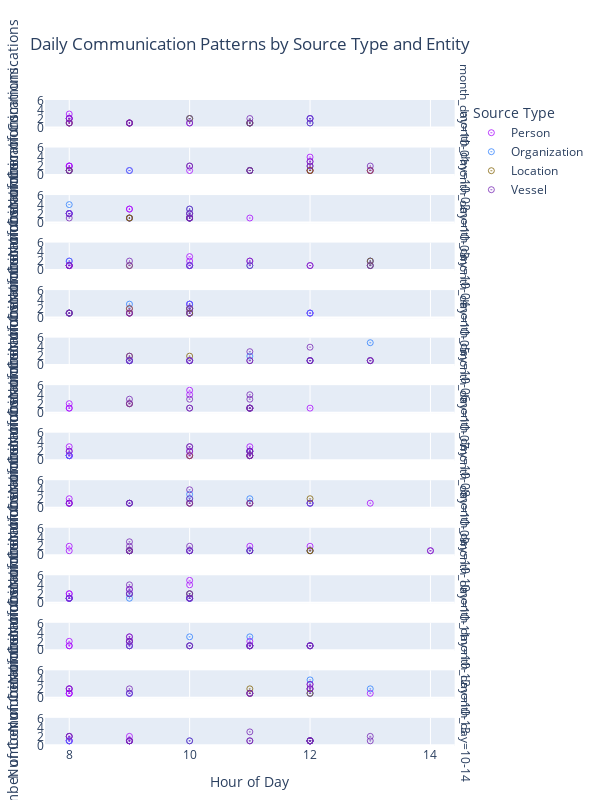

Source (notebook cell):
### Code cell
from plotly.validators.scatter.marker import SymbolValidator

# Create DataFrame from the sample data
df = pd.DataFrame(communications_data)

# Extract sub_type from source_attrs
df['sub_type'] = df['source_attrs'].apply(lambda x: x.get('sub_type', 'Unknown'))

# Process timestamp to extract date, month_day, and hour_of_day
df['timestamp'] = pd.to_datetime(df['timestamp'])
df['date'] = df['timestamp'].dt.date
df['hour_of_day'] = df['timestamp'].dt.hour
df['month_day'] = df['date'].apply(lambda x: f"{x.month:02d}-{x.day:02d}")

# Generate available symbols
validator = SymbolValidator()
raw_symbols = validator.values

namestems = []
namevariants = []
symbols_list = []

for i in range(0, len(raw_symbols), 3):
    if i + 2 < len(raw_symbols):
        name = raw_symbols[i + 2]
        symbols_list.append(raw_symbols[i])
        namestems.append(name.replace("-open", "").replace("-dot", ""))
        namevariants.append(name[len(namestems[-1]):])

# Aggregate data
aggregated_df = df.groupby(['date', 'month_day', 'source', 'sub_type', 'hour_of_day']).size().reset_index(name='count')

# Assign symbols to sources within each subtype
unique_subtypes = aggregated_df['sub_type'].unique()
unique_sources = aggregated_df['source'].unique()

source_symbol_map = {}
for st in unique_subtypes:
    sources_in_st = aggregated_df[aggregated_df['sub_type'] == st]['source'].unique()
    for i, source in enumerate(sources_in_st):
        symbol_index = i % len(symbols_list)
        source_symbol_map[(st, source)] = symbols_list[symbol_index]

# Map symbols to the DataFrame
aggregated_df['symbol'] = aggregated_df.apply(lambda row: source_symbol_map.get((row['sub_type'], row['source']), 'circle'), axis=1)

# Create scatter plot with custom symbols and colors
subtype_colors = {subtype: color for subtype, color in zip(unique_subtypes, px.colors.qualitative.Alphabet[:len(unique_subtypes)])}

fig = px.scatter(aggregated_df, x='hour_of_day', y='count',
                    facet_row='month_day',
                    color='sub_type',
                    labels={'hour_of_day': 'Hour of Day',
                        'count': 'Number of Communications',
                        'sub_type': 'Source Type'},
                    title='Daily Communication Patterns by Source Type and Entity',
                    opacity=0.8,
                    color_discrete_map=subtype_colors)

# Update marker symbols for each source
for name, group in aggregated_df.groupby('source'):
    fig.update_traces(marker=dict(symbol=group['symbol'].iloc[0]))

# Customize layout and appearance
fig.update_layout(
    showlegend=True,
    margin=dict(l=40, r=40, t=100, b=40),
    height=800,
    width=600
)

# Remove y-axis grid lines
fig.update_yaxes(showgrid=False)

# Show the plot
fig.show()

### Figure 1 — Plotly figure (JSON) as saved in the notebook; plotly's stock layout.template omitted (floating-point values rounded to 4 significant figures)
{"data": [{"hovertemplate": "Source Type=Person<br>month_day=10-01<br>Hour of Day=%{x}<br>Number of Communications=%{y}<extra></extra>", "legendgroup": "Person", "marker": {"color": "#AA0DFE", "opacity": 0.8, "symbol": 300}, "mode": "markers", "name": "Person", "orientation": "v", "showlegend": true, "type": "scatter", "x": [8, 9, 9, 8, 10, 8, 9, 12, 8, 8, 8, 10], "xaxis": "x14", "y": [3, 1, 1, 1, 1, 2, 1, 2, 2, 1, 2, 2], "yaxis": "y14"}, {"hovertemplate": "Source Type=Person<br>month_day=10-02<br>Hour of Day=%{x}<br>Number of Communications=%{y}<extra></extra>", "legendgroup": "Person", "marker": {"color": "#AA0DFE", "opacity": 0.8, "symbol": 300}, "mode": "markers", "name": "Person", "orientation": "v", "showlegend": false, "type": "scatter", "x": [12, 11, 12, 8, 11, 12, 9, 10, 12, 13, 8, 8, 13], "xaxis": "x13", "y": [4, 1, 3, 2, 1, 1, 1, 1, 1, 1, 2, 2, 1], "yaxis": "y13"}, {"hovertemplate": "Source Type=Person<br>month_day=10-03<br>Hour of Day=%{x}<br>Number of Communications=%{y}<extra></extra>", "legendgroup": "Person", "marker": {"color": "#AA0DFE", "opacity": 0.8, "symbol": 300}, "mode": "markers", "name": "Person", "orientation": "v", "showlegend": false, "type": "scatter", "x": [9, 9, 8, 9, 11, 8, 8, 9], "xaxis": "x12", "y": [3, 3, 2, 1, 1, 2, 2, 1], "yaxis": "y12"}, {"hovertemplate": "Source Type=Person<br>month_day=10-04<br>Hour of Day=%{x}<br>Number of Communications=%{y}<extra></extra>", "legendgroup": "Person", "marker": {"color": "#AA0DFE", "opacity": 0.8, "symbol": 300}, "mode": "markers", "name": "Person", "orientation": "v", "showlegend": false, "type": "scatter", "x": [8, 10, 13, 8, 10, 11, 8, 10, 8, 8, 12, 10], "xaxis": "x11", "y": [1, 1, 2, 1, 2, 2, 2, 1, 1, 1, 1, 3], "yaxis": "y11"}, {"hovertemplate": "Source Type=Person<br>month_day=10-05<br>Hour of Day=%{x}<br>Number of Communications=%{y}<extra></extra>", "legendgroup": "Person", "marker": {"color": "#AA0DFE", "opacity": 0.8, "symbol": 300}, "mode": "markers", "name": "Person", "orientation": "v", "showlegend": false, "type": "scatter", "x": [10, 10, 12, 10, 9, 10, 12, 10, 9, 9, 10, 8, 10, 8, 10], "xaxis": "x10", "y": [1, 3, 1, 1, 1, 2, 1, 3, 2, 1, 1, 1, 1, 1, 1], "yaxis": "y10"}, {"hovertemplate": "Source Type=Person<br>month_day=10-06<br>Hour of Day=%{x}<br>Number of Communications=%{y}<extra></extra>", "legendgroup": "Person", "marker": {"color": "#AA0DFE", "opacity": 0.8, "symbol": 300}, "mode": "markers", "name": "Person", "orientation": "v", "showlegend": false, "type": "scatter", "x": [10, 9], "xaxis": "x9", "y": [1, 1], "yaxis": "y9"}, {"hovertemplate": "Source Type=Person<br>month_day=10-07<br>Hour of Day=%{x}<br>Number of Communications=%{y}<extra></extra>", "legendgroup": "Person", "marker": {"color": "#AA0DFE", "opacity": 0.8, "symbol": 300}, "mode": "markers", "name": "Person", "orientation": "v", "showlegend": false, "type": "scatter", "x": [10, 12, 8, 10, 9, 11, 11, 8, 8, 11], "xaxis": "x8", "y": [5, 1, 1, 4, 2, 1, 1, 2, 1, 1], "yaxis": "y8"}, {"hovertemplate": "Source Type=Person<br>month_day=10-08<br>Hour of Day=%{x}<br>Number of Communications=%{y}<extra></extra>", "legendgroup": "Person", "marker": {"color": "#AA0DFE", "opacity": 0.8, "symbol": 300}, "mode": "markers", "name": "Person", "orientation": "v", "showlegend": false, "type": "scatter", "x": [10, 11, 8, 8, 8, 8, 11, 10, 11, 10, 8, 8, 11], "xaxis": "x7", "y": [2, 3, 1, 2, 1, 3, 1, 1, 1, 1, 1, 1, 2], "yaxis": "y7"}, {"hovertemplate": "Source Type=Person<br>month_day=10-09<br>Hour of Day=%{x}<br>Number of Communications=%{y}<extra></extra>", "legendgroup": "Person", "marker": {"color": "#AA0DFE", "opacity": 0.8, "symbol": 300}, "mode": "markers", "name": "Person", "orientation": "v", "showlegend": false, "type": "scatter", "x": [11, 8, 13, 8, 12, 8, 8, 10], "xaxis": "x6", "y": [1, 1, 1, 1, 1, 2, 1, 1], "yaxis": "y6"}, {"hovertemplate": "Source Type=Person<br>month_day=10-10<br>Hour of Day=%{x}<br>Number of Communications=%{y}<extra></extra>", "legendgroup": "Person", "marker": {"color": "#AA0DFE", "opacity": 0.8, "symbol": 300}, "mode": "markers", "name": "Person", "orientation": "v", "showlegend": false, "type": "scatter", "x": [12, 11, 8, 12, 8, 10, 14], "xaxis": "x5", "y": [1, 2, 1, 2, 2, 1, 1], "yaxis": "y5"}, {"hovertemplate": "Source Type=Person<br>month_day=10-11<br>Hour of Day=%{x}<br>Number of Communications=%{y}<extra></extra>", "legendgroup": "Person", "marker": {"color": "#AA0DFE", "opacity": 0.8, "symbol": 300}, "mode": "markers", "name": "Person", "orientation": "v", "showlegend": false, "type": "scatter", "x": [10, 8, 8, 9, 10, 8, 10, 8, 8, 8, 10, 8], "xaxis": "x4", "y": [4, 1, 1, 3, 5, 1, 1, 1, 2, 2, 1, 1], "yaxis": "y4"}, {"hovertemplate": "Source Type=Person<br>month_day=10-12<br>Hour of Day=%{x}<br>Number of Communications=%{y}<extra></extra>", "legendgroup": "Person", "marker": {"color": "#AA0DFE", "opacity": 0.8, "symbol": 300}, "mode": "markers", "name": "Person", "orientation": "v", "showlegend": false, "type": "scatter", "x": [9, 11, 12, 8, 11, 9, 9, 11, 8, 8], "xaxis": "x3", "y": [2, 2, 1, 1, 1, 3, 1, 1, 2, 1], "yaxis": "y3"}, {"hovertemplate": "Source Type=Person<br>month_day=10-13<br>Hour of Day=%{x}<br>Number of Communications=%{y}<extra></extra>", "legendgroup": "Person", "marker": {"color": "#AA0DFE", "opacity": 0.8, "symbol": 300}, "mode": "markers", "name": "Person", "orientation": "v", "showlegend": false, "type": "scatter", "x": [8, 12, 9, 13, 11, 8, 8, 12, 8, 12, 8], "xaxis": "x2", "y": [1, 1, 1, 1, 1, 1, 2, 2, 2, 3, 1], "yaxis": "y2"}, {"hovertemplate": "Source Type=Person<br>month_day=10-14<br>Hour of Day=%{x}<br>Number of Communications=%{y}<extra></extra>", "legendgroup": "Person", "marker": {"color": "#AA0DFE", "opacity": 0.8, "symbol": 300}, "mode": "markers", "name": "Person", "orientation": "v", "showlegend": false, "type": "scatter", "x": [9, 12, 9, 12, 9, 12, 8, 8, 8, 12, 8], "xaxis": "x", "y": [2, 1, 1, 1, 1, 1, 1, 1, 2, 1, 1], "yaxis": "y"}, {"hovertemplate": "Source Type=Organization<br>month_day=10-01<br>Hour of Day=%{x}<br>Number of Communications=%{y}<extra></extra>", "legendgroup": "Organization", "marker": {"color": "#3283FE", "opacity": 0.8, "symbol": 300}, "mode": "markers", "name": "Organization", "orientation": "v", "showlegend": true, "type": "scatter", "x": [12, 11, 12, 10, 11], "xaxis": "x14", "y": [1, 1, 2, 2, 1], "yaxis": "y14"}, {"hovertemplate": "Source Type=Organization<br>month_day=10-02<br>Hour of Day=%{x}<br>Number of Communications=%{y}<extra></extra>", "legendgroup": "Organization", "marker": {"color": "#3283FE", "opacity": 0.8, "symbol": 300}, "mode": "markers", "name": "Organization", "orientation": "v", "showlegend": false, "type": "scatter", "x": [9, 8, 11], "xaxis": "x13", "y": [1, 1, 1], "yaxis": "y13"}, {"hovertemplate": "Source Type=Organization<br>month_day=10-03<br>Hour of Day=%{x}<br>Number of Communications=%{y}<extra></extra>", "legendgroup": "Organization", "marker": {"color": "#3283FE", "opacity": 0.8, "symbol": 300}, "mode": "markers", "name": "Organization", "orientation": "v", "showlegend": false, "type": "scatter", "x": [10, 8, 9, 10, 8, 10, 10], "xaxis": "x12", "y": [1, 4, 1, 2, 2, 3, 1], "yaxis": "y12"}, {"hovertemplate": "Source Type=Organization<br>month_day=10-04<br>Hour of Day=%{x}<br>Number of Communications=%{y}<extra></extra>", "legendgroup": "Organization", "marker": {"color": "#3283FE", "opacity": 0.8, "symbol": 300}, "mode": "markers", "name": "Organization", "orientation": "v", "showlegend": false, "type": "scatter", "x": [8, 11, 13, 10, 13], "xaxis": "x11", "y": [2, 1, 2, 1, 1], "yaxis": "y11"}, {"hovertemplate": "Source Type=Organization<br>month_day=10-05<br>Hour of Day=%{x}<br>Number of Communications=%{y}<extra></extra>", "legendgroup": "Organization", "marker": {"color": "#3283FE", "opacity": 0.8, "symbol": 300}, "mode": "markers", "name": "Organization", "orientation": "v", "showlegend": false, "type": "scatter", "x": [8, 10, 8, 9, 10, 12, 10], "xaxis": "x10", "y": [1, 3, 1, 3, 2, 1, 1], "yaxis": "y10"}, {"hovertemplate": "Source Type=Organization<br>month_day=10-06<br>Hour of Day=%{x}<br>Number of Communications=%{y}<extra></extra>", "legendgroup": "Organization", "marker": {"color": "#3283FE", "opacity": 0.8, "symbol": 300}, "mode": "markers", "name": "Organization", "orientation": "v", "showlegend": false, "type": "scatter", "x": [9, 9, 11, 13, 10, 12], "xaxis": "x9", "y": [1, 1, 2, 5, 1, 1], "yaxis": "y9"}, {"hovertemplate": "Source Type=Organization<br>month_day=10-07<br>Hour of Day=%{x}<br>Number of Communications=%{y}<extra></extra>", "legendgroup": "Organization", "marker": {"color": "#3283FE", "opacity": 0.8, "symbol": 300}, "mode": "markers", "name": "Organization", "orientation": "v", "showlegend": false, "type": "scatter", "x": [11], "xaxis": "x8", "y": [1], "yaxis": "y8"}, {"hovertemplate": "Source Type=Organization<br>month_day=10-08<br>Hour of Day=%{x}<br>Number of Communications=%{y}<extra></extra>", "legendgroup": "Organization", "marker": {"color": "#3283FE", "opacity": 0.8, "symbol": 300}, "mode": "markers", "name": "Organization", "orientation": "v", "showlegend": false, "type": "scatter", "x": [11, 8], "xaxis": "x7", "y": [2, 1], "yaxis": "y7"}, {"hovertemplate": "Source Type=Organization<br>month_day=10-09<br>Hour of Day=%{x}<br>Number of Communications=%{y}<extra></extra>", "legendgroup": "Organization", "marker": {"color": "#3283FE", "opacity": 0.8, "symbol": 300}, "mode": "markers", "name": "Organization", "orientation": "v", "showlegend": false, "type": "scatter", "x": [10, 9, 10, 12, 11], "xaxis": "x6", "y": [3, 1, 2, 1, 2], "yaxis": "y6"}, {"hovertemplate": "Source Type=Organization<br>month_day=10-10<br>Hour of Day=%{x}<br>Number of Communications=%{y}<extra></extra>", "legendgroup": "Organization", "marker": {"color": "#3283FE", "opacity": 0.8, "symbol": 300}, "mode": "markers", "name": "Organization", "orientation": "v", "showlegend": false, "type": "scatter", "x": [9, 11, 10, 11, 12], "xaxis": "x5", "y": [1, 1, 1, 1, 1], "yaxis": "y5"}, {"hovertemplate": "Source Type=Organization<br>month_day=10-11<br>Hour of Day=%{x}<br>Number of Communications=%{y}<extra></extra>", "legendgroup": "Organization", "marker": {"color": "#3283FE", "opacity": 0.8, "symbol": 300}, "mode": "markers", "name": "Organization", "orientation": "v", "showlegend": false, "type": "scatter", "x": [10, 9, 10, 8, 9, 10], "xaxis": "x4", "y": [2, 2, 1, 1, 1, 1], "yaxis": "y4"}, {"hovertemplate": "Source Type=Organization<br>month_day=10-12<br>Hour of Day=%{x}<br>Number of Communications=%{y}<extra></extra>", "legendgroup": "Organization", "marker": {"color": "#3283FE", "opacity": 0.8, "symbol": 300}, "mode": "markers", "name": "Organization", "orientation": "v", "showlegend": false, "type": "scatter", "x": [10, 11, 9, 10, 11, 12], "xaxis": "x3", "y": [3, 1, 1, 1, 3, 1], "yaxis": "y3"}, {"hovertemplate": "Source Type=Organization<br>month_day=10-13<br>Hour of Day=%{x}<br>Number of Communications=%{y}<extra></extra>", "legendgroup": "Organization", "marker": {"color": "#3283FE", "opacity": 0.8, "symbol": 300}, "mode": "markers", "name": "Organization", "orientation": "v", "showlegend": false, "type": "scatter", "x": [12, 9, 12, 13], "xaxis": "x2", "y": [4, 1, 1, 2], "yaxis": "y2"}, {"hovertemplate": "Source Type=Organization<br>month_day=10-14<br>Hour of Day=%{x}<br>Number of Communications=%{y}<extra></extra>", "legendgroup": "Organization", "marker": {"color": "#3283FE", "opacity": 0.8, "symbol": 300}, "mode": "markers", "name": "Organization", "orientation": "v", "showlegend": false, "type": "scatter", "x": [8, 10, 12, 12], "xaxis": "x", "y": [1, 1, 1, 1], "yaxis": "y"}, {"hovertemplate": "Source Type=Location<br>month_day=10-01<br>Hour of Day=%{x}<br>Number of Communications=%{y}<extra></extra>", "legendgroup": "Location", "marker": {"color": "#85660D", "opacity": 0.8, "symbol": 300}, "mode": "markers", "name": "Location", "orientation": "v", "showlegend": true, "type": "scatter", "x": [8, 9, 11, 10, 11], "xaxis": "x14", "y": [1, 1, 1, 2, 1], "yaxis": "y14"}, {"hovertemplate": "Source Type=Location<br>month_day=10-02<br>Hour of Day=%{x}<br>Number of Communications=%{y}<extra></extra>", "legendgroup": "Location", "marker": {"color": "#85660D", "opacity": 0.8, "symbol": 300}, "mode": "markers", "name": "Location", "orientation": "v", "showlegend": false, "type": "scatter", "x": [8, 8, 11, 12, 12, 13], "xaxis": "x13", "y": [1, 1, 1, 1, 1, 1], "yaxis": "y13"}, {"hovertemplate": "Source Type=Location<br>month_day=10-03<br>Hour of Day=%{x}<br>Number of Communications=%{y}<extra></extra>", "legendgroup": "Location", "marker": {"color": "#85660D", "opacity": 0.8, "symbol": 300}, "mode": "markers", "name": "Location", "orientation": "v", "showlegend": false, "type": "scatter", "x": [9, 9, 10], "xaxis": "x12", "y": [1, 1, 1], "yaxis": "y12"}, {"hovertemplate": "Source Type=Location<br>month_day=10-04<br>Hour of Day=%{x}<br>Number of Communications=%{y}<extra></extra>", "legendgroup": "Location", "marker": {"color": "#85660D", "opacity": 0.8, "symbol": 300}, "mode": "markers", "name": "Location", "orientation": "v", "showlegend": false, "type": "scatter", "x": [13, 13, 9], "xaxis": "x11", "y": [1, 2, 1], "yaxis": "y11"}, {"hovertemplate": "Source Type=Location<br>month_day=10-05<br>Hour of Day=%{x}<br>Number of Communications=%{y}<extra></extra>", "legendgroup": "Location", "marker": {"color": "#85660D", "opacity": 0.8, "symbol": 300}, "mode": "markers", "name": "Location", "orientation": "v", "showlegend": false, "type": "scatter", "x": [9, 8, 9, 10, 10], "xaxis": "x10", "y": [2, 1, 1, 1, 2], "yaxis": "y10"}, {"hovertemplate": "Source Type=Location<br>month_day=10-06<br>Hour of Day=%{x}<br>Number of Communications=%{y}<extra></extra>", "legendgroup": "Location", "marker": {"color": "#85660D", "opacity": 0.8, "symbol": 300}, "mode": "markers", "name": "Location", "orientation": "v", "showlegend": false, "type": "scatter", "x": [10, 9], "xaxis": "x9", "y": [2, 2], "yaxis": "y9"}, {"hovertemplate": "Source Type=Location<br>month_day=10-07<br>Hour of Day=%{x}<br>Number of Communications=%{y}<extra></extra>", "legendgroup": "Location", "marker": {"color": "#85660D", "opacity": 0.8, "symbol": 300}, "mode": "markers", "name": "Location", "orientation": "v", "showlegend": false, "type": "scatter", "x": [9, 11], "xaxis": "x8", "y": [2, 1], "yaxis": "y8"}, {"hovertemplate": "Source Type=Location<br>month_day=10-08<br>Hour of Day=%{x}<br>Number of Communications=%{y}<extra></extra>", "legendgroup": "Location", "marker": {"color": "#85660D", "opacity": 0.8, "symbol": 300}, "mode": "markers", "name": "Location", "orientation": "v", "showlegend": false, "type": "scatter", "x": [11, 10], "xaxis": "x7", "y": [1, 1], "yaxis": "y7"}, {"hovertemplate": "Source Type=Location<br>month_day=10-09<br>Hour of Day=%{x}<br>Number of Communications=%{y}<extra></extra>", "legendgroup": "Location", "marker": {"color": "#85660D", "opacity": 0.8, "symbol": 300}, "mode": "markers", "name": "Location", "orientation": "v", "showlegend": false, "type": "scatter", "x": [10, 11, 12], "xaxis": "x6", "y": [1, 1, 2], "yaxis": "y6"}, {"hovertemplate": "Source Type=Location<br>month_day=10-10<br>Hour of Day=%{x}<br>Number of Communications=%{y}<extra></extra>", "legendgroup": "Location", "marker": {"color": "#85660D", "opacity": 0.8, "symbol": 300}, "mode": "markers", "name": "Location", "orientation": "v", "showlegend": false, "type": "scatter", "x": [9, 12, 9, 12], "xaxis": "x5", "y": [1, 1, 1, 1], "yaxis": "y5"}, {"hovertemplate": "Source Type=Location<br>month_day=10-11<br>Hour of Day=%{x}<br>Number of Communications=%{y}<extra></extra>", "legendgroup": "Location", "marker": {"color": "#85660D", "opacity": 0.8, "symbol": 300}, "mode": "markers", "name": "Location", "orientation": "v", "showlegend": false, "type": "scatter", "x": [10], "xaxis": "x4", "y": [2], "yaxis": "y4"}, {"hovertemplate": "Source Type=Location<br>month_day=10-13<br>Hour of Day=%{x}<br>Number of Communications=%{y}<extra></extra>", "legendgroup": "Location", "marker": {"color": "#85660D", "opacity": 0.8, "symbol": 300}, "mode": "markers", "name": "Location", "orientation": "v", "showlegend": false, "type": "scatter", "x": [11, 11, 12], "xaxis": "x2", "y": [2, 1, 1], "yaxis": "y2"}, {"hovertemplate": "Source Type=Location<br>month_day=10-14<br>Hour of Day=%{x}<br>Number of Communications=%{y}<extra></extra>", "legendgroup": "Location", "marker": {"color": "#85660D", "opacity": 0.8, "symbol": 300}, "mode": "markers", "name": "Location", "orientation": "v", "showlegend": false, "type": "scatter", "x": [12], "xaxis": "x", "y": [1], "yaxis": "y"}, {"hovertemplate": "Source Type=Vessel<br>month_day=10-01<br>Hour of Day=%{x}<br>Number of Communications=%{y}<extra></extra>", "legendgroup": "Vessel", "marker": {"color": "#782AB6", "opacity": 0.8, "symbol": 300}, "mode": "markers", "name": "Vessel", "orientation": "v", "showlegend": true, "type": "scatter", "x": [12, 8, 11, 11, 9, 10, 12, 8, 9], "xaxis": "x14", "y": [1, 1, 1, 2, 1, 1, 2, 2, 1], "yaxis": "y14"}, {"hovertemplate": "Source Type=Vessel<br>month_day=10-02<br>Hour of Day=%{x}<br>Number of Communications=%{y}<extra></extra>", "legendgroup": "Vessel", "marker": {"color": "#782AB6", "opacity": 0.8, "symbol": 300}, "mode": "markers", "name": "Vessel", "orientation": "v", "showlegend": false, "type": "scatter", "x": [10, 10, 8, 11, 12, 12, 8, 12, 13], "xaxis": "x13", "y": [2, 2, 1, 1, 3, 2, 1, 2, 2], "yaxis": "y13"}, {"hovertemplate": "Source Type=Vessel<br>month_day=10-03<br>Hour of Day=%{x}<br>Number of Communications=%{y}<extra></extra>", "legendgroup": "Vessel", "marker": {"color": "#782AB6", "opacity": 0.8, "symbol": 300}, "mode": "markers", "name": "Vessel", "orientation": "v", "showlegend": false, "type": "scatter", "x": [8, 10, 10, 10, 8, 10, 10, 10, 10], "xaxis": "x12", "y": [2, 1, 1, 3, 1, 2, 2, 1, 1], "yaxis": "y12"}, {"hovertemplate": "Source Type=Vessel<br>month_day=10-04<br>Hour of Day=%{x}<br>Number of Communications=%{y}<extra></extra>", "legendgroup": "Vessel", "marker": {"color": "#782AB6", "opacity": 0.8, "symbol": 300}, "mode": "markers", "name": "Vessel", "orientation": "v", "showlegend": false, "type": "scatter", "x": [8, 9, 13, 11, 8, 11, 9, 10, 12], "xaxis": "x11", "y": [1, 1, 1, 2, 1, 1, 2, 1, 1], "yaxis": "y11"}, {"hovertemplate": "Source Type=Vessel<br>month_day=10-05<br>Hour of Day=%{x}<br>Number of Communications=%{y}<extra></extra>", "legendgroup": "Vessel", "marker": {"color": "#782AB6", "opacity": 0.8, "symbol": 300}, "mode": "markers", "name": "Vessel", "orientation": "v", "showlegend": false, "type": "scatter", "x": [8, 10, 9, 8], "xaxis": "x10", "y": [1, 2, 1, 1], "yaxis": "y10"}, {"hovertemplate": "Source Type=Vessel<br>month_day=10-06<br>Hour of Day=%{x}<br>Number of Communications=%{y}<extra></extra>", "legendgroup": "Vessel", "marker": {"color": "#782AB6", "opacity": 0.8, "symbol": 300}, "mode": "markers", "name": "Vessel", "orientation": "v", "showlegend": false, "type": "scatter", "x": [12, 12, 13, 9, 10, 11, 11, 12, 9, 13, 9, 12, 13, 10, 11], "xaxis": "x9", "y": [1, 1, 1, 2, 1, 1, 3, 4, 1, 1, 1, 1, 1, 1, 1], "yaxis": "y9"}, {"hovertemplate": "Source Type=Vessel<br>month_day=10-07<br>Hour of Day=%{x}<br>Number of Communications=%{y}<extra></extra>", "legendgroup": "Vessel", "marker": {"color": "#782AB6", "opacity": 0.8, "symbol": 300}, "mode": "markers", "name": "Vessel", "orientation": "v", "showlegend": false, "type": "scatter", "x": [9, 11, 9, 10, 11, 10, 11, 10, 11], "xaxis": "x8", "y": [3, 1, 2, 1, 4, 3, 3, 1, 1], "yaxis": "y8"}, {"hovertemplate": "Source Type=Vessel<br>month_day=10-08<br>Hour of Day=%{x}<br>Number of Communications=%{y}<extra></extra>", "legendgroup": "Vessel", "marker": {"color": "#782AB6", "opacity": 0.8, "symbol": 300}, "mode": "markers", "name": "Vessel", "orientation": "v", "showlegend": false, "type": "scatter", "x": [11, 10, 11, 11, 8, 10, 11, 10, 11], "xaxis": "x7", "y": [2, 3, 1, 1, 2, 2, 2, 3, 2], "yaxis": "y7"}, {"hovertemplate": "Source Type=Vessel<br>month_day=10-09<br>Hour of Day=%{x}<br>Number of Communications=%{y}<extra></extra>", "legendgroup": "Vessel", "marker": {"color": "#782AB6", "opacity": 0.8, "symbol": 300}, "mode": "markers", "name": "Vessel", "orientation": "v", "showlegend": false, "type": "scatter", "x": [10, 8, 9, 10, 12, 11, 9, 10, 9], "xaxis": "x6", "y": [1, 1, 1, 2, 1, 1, 1, 4, 1], "yaxis": "y6"}, {"hovertemplate": "Source Type=Vessel<br>month_day=10-10<br>Hour of Day=%{x}<br>Number of Communications=%{y}<extra></extra>", "legendgroup": "Vessel", "marker": {"color": "#782AB6", "opacity": 0.8, "symbol": 300}, "mode": "markers", "name": "Vessel", "orientation": "v", "showlegend": false, "type": "scatter", "x": [11, 9, 11, 9, 9, 9, 10, 14, 9, 10, 10], "xaxis": "x5", "y": [1, 3, 1, 1, 1, 2, 1, 1, 1, 1, 2], "yaxis": "y5"}, {"hovertemplate": "Source Type=Vessel<br>month_day=10-11<br>Hour of Day=%{x}<br>Number of Communications=%{y}<extra></extra>", "legendgroup": "Vessel", "marker": {"color": "#782AB6", "opacity": 0.8, "symbol": 300}, "mode": "markers", "name": "Vessel", "orientation": "v", "showlegend": false, "type": "scatter", "x": [8, 9, 9, 9, 10, 9, 10, 10], "xaxis": "x4", "y": [1, 4, 2, 3, 1, 2, 1, 2], "yaxis": "y4"}, {"hovertemplate": "Source Type=Vessel<br>month_day=10-12<br>Hour of Day=%{x}<br>Number of Communications=%{y}<extra></extra>", "legendgroup": "Vessel", "marker": {"color": "#782AB6", "opacity": 0.8, "symbol": 300}, "mode": "markers", "name": "Vessel", "orientation": "v", "showlegend": false, "type": "scatter", "x": [12, 11, 9, 9, 12, 9, 9, 10, 12, 9, 11, 11, 10], "xaxis": "x3", "y": [1, 1, 2, 3, 1, 2, 1, 1, 1, 2, 1, 1, 1], "yaxis": "y3"}, {"hovertemplate": "Source Type=Vessel<br>month_day=10-13<br>Hour of Day=%{x}<br>Number of Communications=%{y}<extra></extra>", "legendgroup": "Vessel", "marker": {"color": "#782AB6", "opacity": 0.8, "symbol": 300}, "mode": "markers", "name": "Vessel", "orientation": "v", "showlegend": false, "type": "scatter", "x": [9, 11, 12, 11, 9, 12, 8, 12], "xaxis": "x2", "y": [2, 1, 2, 1, 1, 3, 2, 2], "yaxis": "y2"}, {"hovertemplate": "Source Type=Vessel<br>month_day=10-14<br>Hour of Day=%{x}<br>Number of Communications=%{y}<extra></extra>", "legendgroup": "Vessel", "marker": {"color": "#782AB6", "opacity": 0.8, "symbol": 300}, "mode": "markers", "name": "Vessel", "orientation": "v", "showlegend": false, "type": "scatter", "x": [13, 9, 11, 9, 11, 12, 13, 12, 12, 8, 11, 8, 9, 10], "xaxis": "x", "y": [1, 1, 3, 1, 1, 1, 2, 1, 1, 2, 1, 2, 1, 1], "yaxis": "y"}], "layout": {"annotations": [{"font": {}, "showarrow": false, "text": "month_day=10-14", "textangle": 90, "x": 0.98, "xanchor": "left", "xref": "paper", "y": 0.02179, "yanchor": "middle", "yref": "paper"}, {"font": {}, "showarrow": false, "text": "month_day=10-13", "textangle": 90, "x": 0.98, "xanchor": "left", "xref": "paper", "y": 0.09536, "yanchor": "middle", "yref": "paper"}, {"font": {}, "showarrow": false, "text": "month_day=10-12", "textangle": 90, "x": 0.98, "xanchor": "left", "xref": "paper", "y": 0.1689, "yanchor": "middle", "yref": "paper"}, {"font": {}, "showarrow": false, "text": "month_day=10-11", "textangle": 90, "x": 0.98, "xanchor": "left", "xref": "paper", "y": 0.2425, "yanchor": "middle", "yref": "paper"}, {"font": {}, "showarrow": false, "text": "month_day=10-10", "textangle": 90, "x": 0.98, "xanchor": "left", "xref": "paper", "y": 0.3161, "yanchor": "middle", "yref": "paper"}, {"font": {}, "showarrow": false, "text": "month_day=10-09", "textangle": 90, "x": 0.98, "xanchor": "left", "xref": "paper", "y": 0.3896, "yanchor": "middle", "yref": "paper"}, {"font": {}, "showarrow": false, "text": "month_day=10-08", "textangle": 90, "x": 0.98, "xanchor": "left", "xref": "paper", "y": 0.4632, "yanchor": "middle", "yref": "paper"}, {"font": {}, "showarrow": false, "text": "month_day=10-07", "textangle": 90, "x": 0.98, "xanchor": "left", "xref": "paper", "y": 0.5368, "yanchor": "middle", "yref": "paper"}, {"font": {}, "showarrow": false, "text": "month_day=10-06", "textangle": 90, "x": 0.98, "xanchor": "left", "xref": "paper", "y": 0.6104, "yanchor": "middle", "yref": "paper"}, {"font": {}, "showarrow": false, "text": "month_day=10-05", "textangle": 90, "x": 0.98, "xanchor": "left", "xref": "paper", "y": 0.6839, "yanchor": "middle", "yref": "paper"}, {"font": {}, "showarrow": false, "text": "month_day=10-04", "textangle": 90, "x": 0.98, "xanchor": "left", "xref": "paper", "y": 0.7575, "yanchor": "middle", "yref": "paper"}, {"font": {}, "showarrow": false, "text": "month_day=10-03", "textangle": 90, "x": 0.98, "xanchor": "left", "xref": "paper", "y": 0.8311, "yanchor": "middle", "yref": "paper"}, {"font": {}, "showarrow": false, "text": "month_day=10-02", "textangle": 90, "x": 0.98, "xanchor": "left", "xref": "paper", "y": 0.9046, "yanchor": "middle", "yref": "paper"}, {"font": {}, "showarrow": false, "text": "month_day=10-01", "textangle": 90, "x": 0.98, "xanchor": "left", "xref": "paper", "y": 0.9782, "yanchor": "middle", "yref": "paper"}], "height": 800, "legend": {"title": {"text": "Source Type"}, "tracegroupgap": 0}, "margin": {"b": 40, "l": 40, "r": 40, "t": 100}, "showlegend": true, "title": {"text": "Daily Communication Patterns by Source Type and Entity"}, "width": 600, "xaxis": {"anchor": "y", "domain": [0, 0.98], "title": {"text": "Hour of Day"}}, "xaxis10": {"anchor": "y10", "domain": [0, 0.98], "matches": "x", "showticklabels": false}, "xaxis11": {"anchor": "y11", "domain": [0, 0.98], "matches": "x", "showticklabels": false}, "xaxis12": {"anchor": "y12", "domain": [0, 0.98], "matches": "x", "showticklabels": false}, "xaxis13": {"anchor": "y13", "domain": [0, 0.98], "matches": "x", "showticklabels": false}, "xaxis14": {"anchor": "y14", "domain": [0, 0.98], "matches": "x", "showticklabels": false}, "xaxis2": {"anchor": "y2", "domain": [0, 0.98], "matches": "x", "showticklabels": false}, "xaxis3": {"anchor": "y3", "domain": [0, 0.98], "matches": "x", "showticklabels": false}, "xaxis4": {"anchor": "y4", "domain": [0, 0.98], "matches": "x", "showticklabels": false}, "xaxis5": {"anchor": "y5", "domain": [0, 0.98], "matches": "x", "showticklabels": false}, "xaxis6": {"anchor": "y6", "domain": [0, 0.98], "matches": "x", "showticklabels": false}, "xaxis7": {"anchor": "y7", "domain": [0, 0.98], "matches": "x", "showticklabels": false}, "xaxis8": {"anchor": "y8", "domain": [0, 0.98], "matches": "x", "showticklabels": false}, "xaxis9": {"anchor": "y9", "domain": [0, 0.98], "matches": "x", "showticklabels": false}, "yaxis": {"anchor": "x", "domain": [0, 0.04357], "showgrid": false, "title": {"text": "Number of Communications"}}, "yaxis10": {"anchor": "x10", "domain": [0.6621, 0.7057], "matches": "y", "showgrid": false, "title": {"text": "Number of Communications"}}, "yaxis11": {"anchor": "x11", "domain": [0.7357, 0.7793], "matches": "y", "showgrid": false, "title": {"text": "Number of Communications"}}, "yaxis12": {"anchor": "x12", "domain": [0.8093, 0.8529], "matches": "y", "showgrid": false, "title": {"text": "Number of Communications"}}, "yaxis13": {"anchor": "x13", "domain": [0.8829, 0.9264], "matches": "y", "showgrid": false, "title": {"text": "Number of Communications"}}, "yaxis14": {"anchor": "x14", "domain": [0.9564, 1], "matches": "y", "showgrid": false, "title": {"text": "Number of Communications"}}, "yaxis2": {"anchor": "x2", "domain": [0.07357, 0.1171], "matches": "y", "showgrid": false, "title": {"text": "Number of Communications"}}, "yaxis3": {"anchor": "x3", "domain": [0.1471, 0.1907], "matches": "y", "showgrid": false, "title": {"text": "Number of Communications"}}, "yaxis4": {"anchor": "x4", "domain": [0.2207, 0.2643], "matches": "y", "showgrid": false, "title": {"text": "Number of Communications"}}, "yaxis5": {"anchor": "x5", "domain": [0.2943, 0.3379], "matches": "y", "showgrid": false, "title": {"text": "Number of Communications"}}, "yaxis6": {"anchor": "x6", "domain": [0.3679, 0.4114], "matches": "y", "showgrid": false, "title": {"text": "Number of Communications"}}, "yaxis7": {"anchor": "x7", "domain": [0.4414, 0.485], "matches": "y", "showgrid": false, "title": {"text": "Number of Communications"}}, "yaxis8": {"anchor": "x8", "domain": [0.515, 0.5586], "matches": "y", "showgrid": false, "title": {"text": "Number of Communications"}}, "yaxis9": {"anchor": "x9", "domain": [0.5886, 0.6321], "matches": "y", "showgrid": false, "title": {"text": "Number of Communications"}}}}
